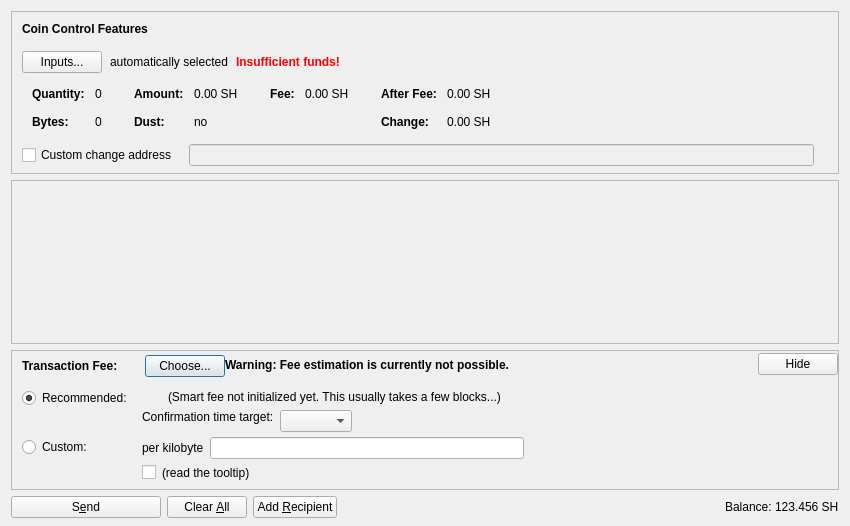
<?xml version="1.0" encoding="UTF-8"?>
<ui version="4.0">
 <class>SendCoinsDialog</class>
 <widget class="QDialog" name="SendCoinsDialog">
  <property name="geometry">
   <rect>
    <x>0</x>
    <y>0</y>
    <width>850</width>
    <height>526</height>
   </rect>
  </property>
  <property name="windowTitle">
   <string>Send Coins</string>
  </property>
  <layout class="QVBoxLayout" name="verticalLayout" stretch="0,1,0,0">
   <property name="bottomMargin">
    <number>8</number>
   </property>
   <item>
    <widget class="QFrame" name="frameCoinControl">
     <property name="sizePolicy">
      <sizepolicy hsizetype="Expanding" vsizetype="Expanding">
       <horstretch>0</horstretch>
       <verstretch>0</verstretch>
      </sizepolicy>
     </property>
     <property name="maximumSize">
      <size>
       <width>16777215</width>
       <height>16777215</height>
      </size>
     </property>
     <property name="frameShape">
      <enum>QFrame::StyledPanel</enum>
     </property>
     <property name="frameShadow">
      <enum>QFrame::Sunken</enum>
     </property>
     <layout class="QVBoxLayout" name="verticalLayoutCoinControl2">
      <property name="spacing">
       <number>0</number>
      </property>
      <property name="leftMargin">
       <number>0</number>
      </property>
      <property name="topMargin">
       <number>0</number>
      </property>
      <property name="rightMargin">
       <number>0</number>
      </property>
      <property name="bottomMargin">
       <number>6</number>
      </property>
      <item>
       <layout class="QVBoxLayout" name="verticalLayoutCoinControl" stretch="0,0,0,0,1">
        <property name="spacing">
         <number>0</number>
        </property>
        <property name="leftMargin">
         <number>10</number>
        </property>
        <property name="topMargin">
         <number>10</number>
        </property>
        <item>
         <layout class="QHBoxLayout" name="horizontalLayoutCoinControl1">
          <property name="bottomMargin">
           <number>15</number>
          </property>
          <item>
           <widget class="QLabel" name="labelCoinControlFeatures">
            <property name="sizePolicy">
             <sizepolicy hsizetype="Preferred" vsizetype="Maximum">
              <horstretch>0</horstretch>
              <verstretch>0</verstretch>
             </sizepolicy>
            </property>
            <property name="font">
             <font>
              <weight>75</weight>
              <bold>true</bold>
             </font>
            </property>
            <property name="styleSheet">
             <string notr="true">font-weight:bold;</string>
            </property>
            <property name="text">
             <string>Coin Control Features</string>
            </property>
           </widget>
          </item>
         </layout>
        </item>
        <item>
         <layout class="QHBoxLayout" name="horizontalLayoutCoinControl2" stretch="0,0,0,0">
          <property name="spacing">
           <number>8</number>
          </property>
          <property name="bottomMargin">
           <number>10</number>
          </property>
          <item>
           <widget class="QPushButton" name="pushButtonCoinControl">
            <property name="styleSheet">
             <string notr="true"/>
            </property>
            <property name="text">
             <string>Inputs...</string>
            </property>
            <property name="autoDefault">
             <bool>false</bool>
            </property>
           </widget>
          </item>
          <item>
           <widget class="QLabel" name="labelCoinControlAutomaticallySelected">
            <property name="text">
             <string>automatically selected</string>
            </property>
            <property name="margin">
             <number>5</number>
            </property>
           </widget>
          </item>
          <item>
           <widget class="QLabel" name="labelCoinControlInsuffFunds">
            <property name="font">
             <font>
              <weight>75</weight>
              <bold>true</bold>
             </font>
            </property>
            <property name="styleSheet">
             <string notr="true">color:red;font-weight:bold;</string>
            </property>
            <property name="text">
             <string>Insufficient funds!</string>
            </property>
            <property name="margin">
             <number>5</number>
            </property>
           </widget>
          </item>
          <item>
           <spacer name="horizontalSpacerCoinControl">
            <property name="orientation">
             <enum>Qt::Horizontal</enum>
            </property>
            <property name="sizeHint" stdset="0">
             <size>
              <width>40</width>
              <height>1</height>
             </size>
            </property>
           </spacer>
          </item>
         </layout>
        </item>
        <item>
         <widget class="QWidget" name="widgetCoinControl" native="true">
          <property name="sizePolicy">
           <sizepolicy hsizetype="Preferred" vsizetype="Preferred">
            <horstretch>0</horstretch>
            <verstretch>0</verstretch>
           </sizepolicy>
          </property>
          <property name="minimumSize">
           <size>
            <width>0</width>
            <height>0</height>
           </size>
          </property>
          <property name="styleSheet">
           <string notr="true"/>
          </property>
          <layout class="QHBoxLayout" name="horizontalLayoutCoinControl5">
           <property name="leftMargin">
            <number>0</number>
           </property>
           <property name="topMargin">
            <number>0</number>
           </property>
           <property name="rightMargin">
            <number>0</number>
           </property>
           <property name="bottomMargin">
            <number>0</number>
           </property>
           <item>
            <layout class="QHBoxLayout" name="horizontalLayoutCoinControl3" stretch="0,0,0,1">
             <property name="spacing">
              <number>20</number>
             </property>
             <property name="topMargin">
              <number>0</number>
             </property>
             <property name="bottomMargin">
              <number>10</number>
             </property>
             <item>
              <layout class="QFormLayout" name="formLayoutCoinControl1">
               <property name="horizontalSpacing">
                <number>10</number>
               </property>
               <property name="verticalSpacing">
                <number>14</number>
               </property>
               <property name="leftMargin">
                <number>10</number>
               </property>
               <property name="topMargin">
                <number>4</number>
               </property>
               <property name="rightMargin">
                <number>6</number>
               </property>
               <item row="0" column="0">
                <widget class="QLabel" name="labelCoinControlQuantityText">
                 <property name="font">
                  <font>
                   <weight>75</weight>
                   <bold>true</bold>
                  </font>
                 </property>
                 <property name="text">
                  <string>Quantity:</string>
                 </property>
                 <property name="margin">
                  <number>0</number>
                 </property>
                </widget>
               </item>
               <item row="0" column="1">
                <widget class="QLabel" name="labelCoinControlQuantity">
                 <property name="cursor">
                  <cursorShape>IBeamCursor</cursorShape>
                 </property>
                 <property name="contextMenuPolicy">
                  <enum>Qt::ActionsContextMenu</enum>
                 </property>
                 <property name="text">
                  <string notr="true">0</string>
                 </property>
                 <property name="margin">
                  <number>0</number>
                 </property>
                 <property name="textInteractionFlags">
                  <set>Qt::LinksAccessibleByMouse|Qt::TextSelectableByKeyboard|Qt::TextSelectableByMouse</set>
                 </property>
                </widget>
               </item>
               <item row="1" column="0">
                <widget class="QLabel" name="labelCoinControlBytesText">
                 <property name="font">
                  <font>
                   <weight>75</weight>
                   <bold>true</bold>
                  </font>
                 </property>
                 <property name="text">
                  <string>Bytes:</string>
                 </property>
                </widget>
               </item>
               <item row="1" column="1">
                <widget class="QLabel" name="labelCoinControlBytes">
                 <property name="cursor">
                  <cursorShape>IBeamCursor</cursorShape>
                 </property>
                 <property name="contextMenuPolicy">
                  <enum>Qt::ActionsContextMenu</enum>
                 </property>
                 <property name="text">
                  <string notr="true">0</string>
                 </property>
                 <property name="textInteractionFlags">
                  <set>Qt::LinksAccessibleByMouse|Qt::TextSelectableByKeyboard|Qt::TextSelectableByMouse</set>
                 </property>
                </widget>
               </item>
              </layout>
             </item>
             <item>
              <layout class="QFormLayout" name="formLayoutCoinControl2">
               <property name="horizontalSpacing">
                <number>10</number>
               </property>
               <property name="verticalSpacing">
                <number>14</number>
               </property>
               <property name="leftMargin">
                <number>6</number>
               </property>
               <property name="topMargin">
                <number>4</number>
               </property>
               <property name="rightMargin">
                <number>6</number>
               </property>
               <item row="0" column="0">
                <widget class="QLabel" name="labelCoinControlAmountText">
                 <property name="font">
                  <font>
                   <weight>75</weight>
                   <bold>true</bold>
                  </font>
                 </property>
                 <property name="text">
                  <string>Amount:</string>
                 </property>
                 <property name="margin">
                  <number>0</number>
                 </property>
                </widget>
               </item>
               <item row="0" column="1">
                <widget class="QLabel" name="labelCoinControlAmount">
                 <property name="cursor">
                  <cursorShape>IBeamCursor</cursorShape>
                 </property>
                 <property name="contextMenuPolicy">
                  <enum>Qt::ActionsContextMenu</enum>
                 </property>
                 <property name="text">
                  <string notr="true">0.00 SH</string>
                 </property>
                 <property name="textInteractionFlags">
                  <set>Qt::LinksAccessibleByMouse|Qt::TextSelectableByKeyboard|Qt::TextSelectableByMouse</set>
                 </property>
                </widget>
               </item>
               <item row="1" column="0">
                <widget class="QLabel" name="labelCoinControlLowOutputText">
                 <property name="font">
                  <font>
                   <weight>75</weight>
                   <bold>true</bold>
                  </font>
                 </property>
                 <property name="text">
                  <string>Dust:</string>
                 </property>
                </widget>
               </item>
               <item row="1" column="1">
                <widget class="QLabel" name="labelCoinControlLowOutput">
                 <property name="cursor">
                  <cursorShape>IBeamCursor</cursorShape>
                 </property>
                 <property name="contextMenuPolicy">
                  <enum>Qt::ActionsContextMenu</enum>
                 </property>
                 <property name="text">
                  <string notr="true">no</string>
                 </property>
                 <property name="textInteractionFlags">
                  <set>Qt::LinksAccessibleByMouse|Qt::TextSelectableByKeyboard|Qt::TextSelectableByMouse</set>
                 </property>
                </widget>
               </item>
              </layout>
             </item>
             <item>
              <layout class="QFormLayout" name="formLayoutCoinControl3">
               <property name="horizontalSpacing">
                <number>10</number>
               </property>
               <property name="verticalSpacing">
                <number>14</number>
               </property>
               <property name="leftMargin">
                <number>6</number>
               </property>
               <property name="topMargin">
                <number>4</number>
               </property>
               <property name="rightMargin">
                <number>6</number>
               </property>
               <item row="0" column="0">
                <widget class="QLabel" name="labelCoinControlFeeText">
                 <property name="font">
                  <font>
                   <weight>75</weight>
                   <bold>true</bold>
                  </font>
                 </property>
                 <property name="text">
                  <string>Fee:</string>
                 </property>
                 <property name="margin">
                  <number>0</number>
                 </property>
                </widget>
               </item>
               <item row="0" column="1">
                <widget class="QLabel" name="labelCoinControlFee">
                 <property name="cursor">
                  <cursorShape>IBeamCursor</cursorShape>
                 </property>
                 <property name="contextMenuPolicy">
                  <enum>Qt::ActionsContextMenu</enum>
                 </property>
                 <property name="text">
                  <string notr="true">0.00 SH</string>
                 </property>
                 <property name="textInteractionFlags">
                  <set>Qt::LinksAccessibleByMouse|Qt::TextSelectableByKeyboard|Qt::TextSelectableByMouse</set>
                 </property>
                </widget>
               </item>
              </layout>
             </item>
             <item>
              <layout class="QFormLayout" name="formLayoutCoinControl4">
               <property name="horizontalSpacing">
                <number>10</number>
               </property>
               <property name="verticalSpacing">
                <number>14</number>
               </property>
               <property name="leftMargin">
                <number>6</number>
               </property>
               <property name="topMargin">
                <number>4</number>
               </property>
               <property name="rightMargin">
                <number>6</number>
               </property>
               <item row="0" column="0">
                <widget class="QLabel" name="labelCoinControlAfterFeeText">
                 <property name="font">
                  <font>
                   <weight>75</weight>
                   <bold>true</bold>
                  </font>
                 </property>
                 <property name="text">
                  <string>After Fee:</string>
                 </property>
                 <property name="margin">
                  <number>0</number>
                 </property>
                </widget>
               </item>
               <item row="0" column="1">
                <widget class="QLabel" name="labelCoinControlAfterFee">
                 <property name="cursor">
                  <cursorShape>IBeamCursor</cursorShape>
                 </property>
                 <property name="contextMenuPolicy">
                  <enum>Qt::ActionsContextMenu</enum>
                 </property>
                 <property name="text">
                  <string notr="true">0.00 SH</string>
                 </property>
                 <property name="textInteractionFlags">
                  <set>Qt::LinksAccessibleByMouse|Qt::TextSelectableByKeyboard|Qt::TextSelectableByMouse</set>
                 </property>
                </widget>
               </item>
               <item row="1" column="0">
                <widget class="QLabel" name="labelCoinControlChangeText">
                 <property name="font">
                  <font>
                   <weight>75</weight>
                   <bold>true</bold>
                  </font>
                 </property>
                 <property name="text">
                  <string>Change:</string>
                 </property>
                </widget>
               </item>
               <item row="1" column="1">
                <widget class="QLabel" name="labelCoinControlChange">
                 <property name="cursor">
                  <cursorShape>IBeamCursor</cursorShape>
                 </property>
                 <property name="contextMenuPolicy">
                  <enum>Qt::ActionsContextMenu</enum>
                 </property>
                 <property name="text">
                  <string notr="true">0.00 SH</string>
                 </property>
                 <property name="textInteractionFlags">
                  <set>Qt::LinksAccessibleByMouse|Qt::TextSelectableByKeyboard|Qt::TextSelectableByMouse</set>
                 </property>
                </widget>
               </item>
              </layout>
             </item>
            </layout>
           </item>
          </layout>
         </widget>
        </item>
        <item>
         <layout class="QHBoxLayout" name="horizontalLayoutCoinControl4" stretch="0,0,0">
          <property name="spacing">
           <number>12</number>
          </property>
          <property name="sizeConstraint">
           <enum>QLayout::SetDefaultConstraint</enum>
          </property>
          <property name="topMargin">
           <number>5</number>
          </property>
          <property name="rightMargin">
           <number>5</number>
          </property>
          <item>
           <widget class="QCheckBox" name="checkBoxCoinControlChange">
            <property name="toolTip">
             <string>If this is activated, but the change address is empty or invalid, change will be sent to a newly generated address.</string>
            </property>
            <property name="text">
             <string>Custom change address</string>
            </property>
           </widget>
          </item>
          <item>
           <widget class="QValidatedLineEdit" name="lineEditCoinControlChange">
            <property name="enabled">
             <bool>false</bool>
            </property>
            <property name="sizePolicy">
             <sizepolicy hsizetype="Expanding" vsizetype="Fixed">
              <horstretch>0</horstretch>
              <verstretch>0</verstretch>
             </sizepolicy>
            </property>
           </widget>
          </item>
          <item>
           <widget class="QLabel" name="labelCoinControlChangeLabel">
            <property name="sizePolicy">
             <sizepolicy hsizetype="Preferred" vsizetype="Expanding">
              <horstretch>0</horstretch>
              <verstretch>0</verstretch>
             </sizepolicy>
            </property>
            <property name="minimumSize">
             <size>
              <width>0</width>
              <height>0</height>
             </size>
            </property>
            <property name="text">
             <string/>
            </property>
            <property name="margin">
             <number>3</number>
            </property>
           </widget>
          </item>
         </layout>
        </item>
        <item>
         <spacer name="verticalSpacerCoinControl">
          <property name="orientation">
           <enum>Qt::Vertical</enum>
          </property>
          <property name="sizeHint" stdset="0">
           <size>
            <width>800</width>
            <height>1</height>
           </size>
          </property>
         </spacer>
        </item>
       </layout>
      </item>
     </layout>
    </widget>
   </item>
   <item>
    <widget class="QScrollArea" name="scrollArea">
     <property name="widgetResizable">
      <bool>true</bool>
     </property>
     <widget class="QWidget" name="scrollAreaWidgetContents">
      <property name="geometry">
       <rect>
        <x>0</x>
        <y>0</y>
        <width>830</width>
        <height>104</height>
       </rect>
      </property>
      <layout class="QVBoxLayout" name="verticalLayout_2" stretch="0,1">
       <property name="leftMargin">
        <number>0</number>
       </property>
       <property name="topMargin">
        <number>0</number>
       </property>
       <property name="rightMargin">
        <number>0</number>
       </property>
       <property name="bottomMargin">
        <number>0</number>
       </property>
       <item>
        <layout class="QVBoxLayout" name="entries">
         <property name="spacing">
          <number>6</number>
         </property>
        </layout>
       </item>
       <item>
        <spacer name="verticalSpacer">
         <property name="orientation">
          <enum>Qt::Vertical</enum>
         </property>
         <property name="sizeHint" stdset="0">
          <size>
           <width>20</width>
           <height>40</height>
          </size>
         </property>
        </spacer>
       </item>
      </layout>
     </widget>
    </widget>
   </item>
   <item>
    <widget class="QFrame" name="frameFee">
     <property name="sizePolicy">
      <sizepolicy hsizetype="Expanding" vsizetype="Expanding">
       <horstretch>0</horstretch>
       <verstretch>0</verstretch>
      </sizepolicy>
     </property>
     <property name="maximumSize">
      <size>
       <width>16777215</width>
       <height>16777215</height>
      </size>
     </property>
     <property name="frameShape">
      <enum>QFrame::StyledPanel</enum>
     </property>
     <property name="frameShadow">
      <enum>QFrame::Sunken</enum>
     </property>
     <layout class="QVBoxLayout" name="verticalLayoutFee1">
      <property name="spacing">
       <number>0</number>
      </property>
      <property name="leftMargin">
       <number>0</number>
      </property>
      <property name="topMargin">
       <number>0</number>
      </property>
      <property name="rightMargin">
       <number>0</number>
      </property>
      <property name="bottomMargin">
       <number>0</number>
      </property>
      <item>
       <layout class="QVBoxLayout" name="verticalLayoutFee2" stretch="0,0,0">
        <property name="spacing">
         <number>0</number>
        </property>
        <property name="leftMargin">
         <number>10</number>
        </property>
        <property name="topMargin">
         <number>0</number>
        </property>
        <item>
         <layout class="QHBoxLayout" name="horizontalLayoutFee1">
          <property name="bottomMargin">
           <number>0</number>
          </property>
          <item>
           <layout class="QVBoxLayout" name="verticalLayoutFee7">
            <property name="spacing">
             <number>0</number>
            </property>
            <item>
             <spacer name="verticalSpacerSmartFee">
              <property name="orientation">
               <enum>Qt::Vertical</enum>
              </property>
              <property name="sizeType">
               <enum>QSizePolicy::Fixed</enum>
              </property>
              <property name="sizeHint" stdset="0">
               <size>
                <width>1</width>
                <height>4</height>
               </size>
              </property>
             </spacer>
            </item>
            <item>
             <layout class="QHBoxLayout" name="horizontalLayoutSmartFee">
              <property name="spacing">
               <number>10</number>
              </property>
              <item>
               <widget class="QLabel" name="labelFeeHeadline">
                <property name="sizePolicy">
                 <sizepolicy hsizetype="Preferred" vsizetype="Maximum">
                  <horstretch>0</horstretch>
                  <verstretch>0</verstretch>
                 </sizepolicy>
                </property>
                <property name="font">
                 <font>
                  <weight>75</weight>
                  <bold>true</bold>
                 </font>
                </property>
                <property name="styleSheet">
                 <string notr="true">font-weight:bold;</string>
                </property>
                <property name="text">
                 <string>Transaction Fee:</string>
                </property>
               </widget>
              </item>
              <item>
               <widget class="QLabel" name="labelFeeMinimized">
                <property name="text">
                 <string/>
                </property>
               </widget>
              </item>
              <item>
               <widget class="QPushButton" name="buttonChooseFee">
                <property name="text">
                 <string>Choose...</string>
                </property>
               </widget>
              </item>
             </layout>
            </item>
            <item>
             <spacer name="verticalSpacer_5">
              <property name="orientation">
               <enum>Qt::Vertical</enum>
              </property>
              <property name="sizeHint" stdset="0">
               <size>
                <width>1</width>
                <height>1</height>
               </size>
              </property>
             </spacer>
            </item>
           </layout>
          </item>
          <item>
           <widget class="QLabel" name="fallbackFeeWarningLabel">
            <property name="toolTip">
             <string>Using the fallbackfee can result in sending a transaction that will take several hours or days (or never) to confirm. Consider choosing your fee manually or wait until you have validated the complete chain.</string>
            </property>
            <property name="font">
            <font>
                <weight>75</weight>
                <bold>true</bold>
            </font>
            </property>
            <property name="text">
             <string>Warning: Fee estimation is currently not possible.</string>
            </property>
            <property name="wordWrap">
             <bool>false</bool>
            </property>
           </widget>
          </item>
          <item>
           <spacer name="horizontalSpacer_4">
            <property name="orientation">
             <enum>Qt::Horizontal</enum>
            </property>
            <property name="sizeType">
             <enum>QSizePolicy::MinimumExpanding</enum>
            </property>
            <property name="sizeHint" stdset="0">
             <size>
              <width>40</width>
              <height>20</height>
             </size>
            </property>
           </spacer>
          </item>
          <item>
           <widget class="QPushButton" name="buttonMinimizeFee">
            <property name="toolTip">
             <string>collapse fee-settings</string>
            </property>
            <property name="text">
             <string>Hide</string>
            </property>
           </widget>
          </item>
         </layout>
        </item>
        <item>
         <widget class="QFrame" name="frameFeeSelection">
          <layout class="QVBoxLayout" name="verticalLayoutFee12">
           <property name="spacing">
            <number>0</number>
           </property>
           <property name="leftMargin">
            <number>0</number>
           </property>
           <property name="topMargin">
            <number>0</number>
           </property>
           <property name="rightMargin">
            <number>0</number>
           </property>
           <property name="bottomMargin">
            <number>0</number>
           </property>
           <item>
            <layout class="QGridLayout" name="gridLayoutFee">
             <property name="topMargin">
              <number>10</number>
             </property>
             <property name="bottomMargin">
              <number>4</number>
             </property>
             <property name="horizontalSpacing">
              <number>10</number>
             </property>
             <property name="verticalSpacing">
              <number>4</number>
             </property>
             <item row="1" column="1">
              <layout class="QVBoxLayout" name="verticalLayoutFee8">
               <property name="spacing">
                <number>6</number>
               </property>
               <item>
                <layout class="QHBoxLayout" name="horizontalLayoutFee13">
                 <item>
                  <widget class="QLabel" name="labelCustomPerKilobyte">
                   <property name="toolTip">
                    <string>If the custom fee is set to 1000 satoshis and the transaction is only 250 bytes, then &quot;per kilobyte&quot; only pays 250 satoshis in fee, while &quot;total at least&quot; pays 1000 satoshis. For transactions bigger than a kilobyte both pay by kilobyte.</string>
                   </property>
                   <property name="text">
                    <string>per kilobyte</string>
                   </property>
                  </widget>
                 </item>
                 <item>
                  <widget class="BitcoinAmountField" name="customFee"/>
                 </item>
                 <item>
                  <spacer name="horizontalSpacer_6">
                   <property name="orientation">
                    <enum>Qt::Horizontal</enum>
                   </property>
                   <property name="sizeHint" stdset="0">
                    <size>
                     <width>1</width>
                     <height>1</height>
                    </size>
                   </property>
                  </spacer>
                 </item>
                </layout>
               </item>
               <item>
                <layout class="QHBoxLayout" name="horizontalLayoutFee8">
                 <item>
                  <widget class="QCheckBox" name="checkBoxMinimumFee">
                   <property name="toolTip">
                    <string>Paying only the minimum fee is just fine as long as there is less transaction volume than space in the blocks. But be aware that this can end up in a never confirming transaction once there is more demand for shillingcoin transactions than the network can process.</string>
                   </property>
                   <property name="text">
                    <string/>
                   </property>
                  </widget>
                 </item>
                 <item>
                  <widget class="QLabel" name="labelMinFeeWarning">
                   <property name="enabled">
                    <bool>true</bool>
                   </property>
                   <property name="toolTip">
                    <string>Paying only the minimum fee is just fine as long as there is less transaction volume than space in the blocks. But be aware that this can end up in a never confirming transaction once there is more demand for shillingcoin transactions than the network can process.</string>
                   </property>
                   <property name="text">
                    <string>(read the tooltip)</string>
                   </property>
                   <property name="margin">
                    <number>5</number>
                   </property>
                  </widget>
                 </item>
                 <item>
                  <spacer name="horizontalSpacer_2">
                   <property name="orientation">
                    <enum>Qt::Horizontal</enum>
                   </property>
                   <property name="sizeHint" stdset="0">
                    <size>
                     <width>1</width>
                     <height>1</height>
                    </size>
                   </property>
                  </spacer>
                 </item>
                </layout>
               </item>
              </layout>
             </item>
             <item row="0" column="0">
              <layout class="QVBoxLayout" name="verticalLayoutFee4" stretch="0,1">
               <item>
                <widget class="QRadioButton" name="radioSmartFee">
                 <property name="text">
                  <string>Recommended:</string>
                 </property>
                 <property name="checked">
                  <bool>true</bool>
                 </property>
                 <attribute name="buttonGroup">
                  <string notr="true">groupFee</string>
                 </attribute>
                </widget>
               </item>
               <item>
                <spacer name="verticalSpacer_2">
                 <property name="orientation">
                  <enum>Qt::Vertical</enum>
                 </property>
                 <property name="sizeHint" stdset="0">
                  <size>
                   <width>1</width>
                   <height>1</height>
                  </size>
                 </property>
                </spacer>
               </item>
              </layout>
             </item>
             <item row="1" column="0">
              <layout class="QVBoxLayout" name="verticalLayoutFee9" stretch="0,1">
               <item>
                <widget class="QRadioButton" name="radioCustomFee">
                 <property name="text">
                  <string>Custom:</string>
                 </property>
                 <attribute name="buttonGroup">
                  <string notr="true">groupFee</string>
                 </attribute>
                </widget>
               </item>
               <item>
                <spacer name="verticalSpacer_6">
                 <property name="orientation">
                  <enum>Qt::Vertical</enum>
                 </property>
                 <property name="sizeHint" stdset="0">
                  <size>
                   <width>1</width>
                   <height>1</height>
                  </size>
                 </property>
                </spacer>
               </item>
              </layout>
             </item>
             <item row="0" column="1">
              <layout class="QVBoxLayout" name="verticalLayoutFee3" stretch="0,0,1">
               <property name="spacing">
                <number>6</number>
               </property>
               <property name="topMargin">
                <number>2</number>
               </property>
               <item>
                <layout class="QHBoxLayout" name="horizontalLayoutFee12">
                 <item>
                  <widget class="QLabel" name="labelSmartFee">
                   <property name="text">
                    <string/>
                   </property>
                   <property name="margin">
                    <number>2</number>
                   </property>
                  </widget>
                 </item>
                 <item>
                  <widget class="QLabel" name="labelFeeEstimation">
                   <property name="text">
                    <string/>
                   </property>
                  </widget>
                 </item>
                 <item>
                  <widget class="QLabel" name="labelSmartFee2">
                   <property name="text">
                    <string>(Smart fee not initialized yet. This usually takes a few blocks...)</string>
                   </property>
                   <property name="margin">
                    <number>2</number>
                   </property>
                  </widget>
                 </item>
                 <item>
                  <spacer name="horizontalSpacer_5">
                   <property name="orientation">
                    <enum>Qt::Horizontal</enum>
                   </property>
                   <property name="sizeHint" stdset="0">
                    <size>
                     <width>1</width>
                     <height>1</height>
                    </size>
                   </property>
                  </spacer>
                 </item>
                </layout>
               </item>
               <item>
                <layout class="QHBoxLayout" name="horizontalLayoutFee9">
                 <item>
                  <layout class="QVBoxLayout" name="verticalLayoutFee6">
                   <item>
                    <widget class="QLabel" name="labelSmartFee3">
                     <property name="text">
                      <string>Confirmation time target:</string>
                     </property>
                     <property name="margin">
                      <number>2</number>
                     </property>
                    </widget>
                   </item>
                   <item>
                    <spacer name="verticalSpacer_3">
                     <property name="orientation">
                      <enum>Qt::Vertical</enum>
                     </property>
                     <property name="sizeHint" stdset="0">
                      <size>
                       <width>1</width>
                       <height>1</height>
                      </size>
                     </property>
                    </spacer>
                   </item>
                  </layout>
                 </item>
                 <item>
                  <layout class="QVBoxLayout" name="verticalLayoutFee5">
                   <property name="rightMargin">
                    <number>30</number>
                   </property>
                   <item>
                    <layout class="QHBoxLayout" name="horizontalLayoutConfTarget">
                     <property name="bottomMargin">
                      <number>0</number>
                     </property>
                     <item>
                      <widget class="QComboBox" name="confTargetSelector"/>
                     </item>
                     <item>
                      <spacer name="horizontalSpacerConfTarget">
                       <property name="orientation">
                        <enum>Qt::Horizontal</enum>
                       </property>
                       <property name="sizeHint" stdset="0">
                        <size>
                         <width>40</width>
                         <height>20</height>
                        </size>
                       </property>
                      </spacer>
                     </item>
                    </layout>
                   </item>
                  </layout>
                 </item>
                </layout>
               </item>
               <item>
                <spacer name="verticalSpacer_4">
                 <property name="orientation">
                  <enum>Qt::Vertical</enum>
                 </property>
                 <property name="sizeHint" stdset="0">
                  <size>
                   <width>1</width>
                   <height>1</height>
                  </size>
                 </property>
                </spacer>
               </item>
              </layout>
             </item>
            </layout>
           </item>
          </layout>
         </widget>
        </item>
        <item>
         <spacer name="verticalSpacerFee">
          <property name="orientation">
           <enum>Qt::Vertical</enum>
          </property>
          <property name="sizeHint" stdset="0">
           <size>
            <width>40</width>
            <height>5</height>
           </size>
          </property>
         </spacer>
        </item>
       </layout>
      </item>
     </layout>
    </widget>
   </item>
   <item>
    <layout class="QHBoxLayout" name="horizontalLayout">
     <item>
      <widget class="QPushButton" name="sendButton">
       <property name="minimumSize">
        <size>
         <width>150</width>
         <height>0</height>
        </size>
       </property>
       <property name="toolTip">
        <string>Confirm the send action</string>
       </property>
       <property name="text">
        <string>S&amp;end</string>
       </property>
       <property name="icon">
        <iconset resource="../bitcoin.qrc">
         <normaloff>:/icons/send</normaloff>:/icons/send</iconset>
       </property>
       <property name="autoDefault">
        <bool>false</bool>
       </property>
       <property name="default">
        <bool>false</bool>
       </property>
      </widget>
     </item>
     <item>
      <widget class="QPushButton" name="clearButton">
       <property name="sizePolicy">
        <sizepolicy hsizetype="Minimum" vsizetype="Fixed">
         <horstretch>0</horstretch>
         <verstretch>0</verstretch>
        </sizepolicy>
       </property>
       <property name="toolTip">
        <string>Clear all fields of the form.</string>
       </property>
       <property name="text">
        <string>Clear &amp;All</string>
       </property>
       <property name="icon">
        <iconset resource="../bitcoin.qrc">
         <normaloff>:/icons/remove</normaloff>:/icons/remove</iconset>
       </property>
       <property name="autoDefault">
        <bool>false</bool>
       </property>
      </widget>
     </item>
     <item>
      <widget class="QPushButton" name="addButton">
       <property name="toolTip">
        <string>Send to multiple recipients at once</string>
       </property>
       <property name="text">
        <string>Add &amp;Recipient</string>
       </property>
       <property name="icon">
        <iconset resource="../bitcoin.qrc">
         <normaloff>:/icons/add</normaloff>:/icons/add</iconset>
       </property>
       <property name="autoDefault">
        <bool>false</bool>
       </property>
      </widget>
     </item>
     <item>
      <spacer name="horizontalSpacer">
       <property name="orientation">
        <enum>Qt::Horizontal</enum>
       </property>
       <property name="sizeHint" stdset="0">
        <size>
         <width>40</width>
         <height>20</height>
        </size>
       </property>
      </spacer>
     </item>
     <item>
      <layout class="QHBoxLayout" name="horizontalLayout_2">
       <property name="spacing">
        <number>3</number>
       </property>
       <item>
        <widget class="QLabel" name="label">
         <property name="sizePolicy">
          <sizepolicy hsizetype="Preferred" vsizetype="Fixed">
           <horstretch>0</horstretch>
           <verstretch>0</verstretch>
          </sizepolicy>
         </property>
         <property name="text">
          <string>Balance:</string>
         </property>
        </widget>
       </item>
       <item>
        <widget class="QLabel" name="labelBalance">
         <property name="sizePolicy">
          <sizepolicy hsizetype="Preferred" vsizetype="Fixed">
           <horstretch>0</horstretch>
           <verstretch>0</verstretch>
          </sizepolicy>
         </property>
         <property name="cursor">
          <cursorShape>IBeamCursor</cursorShape>
         </property>
         <property name="text">
          <string notr="true">123.456 SH</string>
         </property>
         <property name="textInteractionFlags">
          <set>Qt::LinksAccessibleByMouse|Qt::TextSelectableByKeyboard|Qt::TextSelectableByMouse</set>
         </property>
        </widget>
       </item>
      </layout>
     </item>
    </layout>
   </item>
  </layout>
 </widget>
 <customwidgets>
  <customwidget>
   <class>QValidatedLineEdit</class>
   <extends>QLineEdit</extends>
   <header>qt/qvalidatedlineedit.h</header>
  </customwidget>
  <customwidget>
   <class>BitcoinAmountField</class>
   <extends>QLineEdit</extends>
   <header>qt/bitcoinamountfield.h</header>
   <container>1</container>
  </customwidget>
 </customwidgets>
 <resources>
  <include location="../bitcoin.qrc"/>
 </resources>
 <connections/>
 <buttongroups>
  <buttongroup name="groupFee"/>
 </buttongroups>
</ui>
